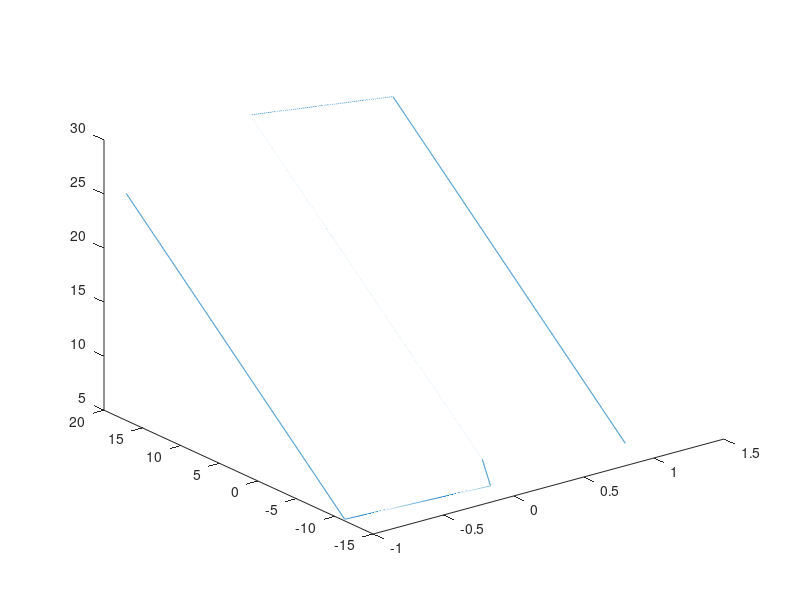

MATLAB code for this plot: (Note: this script raises an error after producing the figure.)
turbine_x=dlmread('Data/Point_to_View_Trajectory/mp_d1cm_interp_x.txt');
turbine_y=dlmread('Data/Point_to_View_Trajectory/mp_d1cm_interp_y.txt');
turbine_z=dlmread('Data/Point_to_View_Trajectory/mp_d1cm_interp_z.txt');


turbine_nx=dlmread('Data/normals/nx_inter.txt');
turbine_ny=dlmread('Data/normals/ny_inter.txt');
turbine_nz=dlmread('Data/normals/nz_inter.txt');







turbine_y=turbine_y+22;
turbine_x=turbine_x+80;
turbine_z=turbine_z-70;

length(turbine_z)
point=28800;

plot3(turbine_x(point:end),turbine_y(point:end),turbine_z(point:end))




scaling_xy=5;
scaling_z=12;








blade_x=turbine_y(point:end)/scaling_xy;
blade_y=turbine_x(point:end)/scaling_xy;
blade_z=turbine_z(point:end)/scaling_z;


blade_nx=turbine_ny(point:end);
blade_ny=turbine_nx(point:end);
blade_nz=turbine_nz(point:end);






add_x=[0:0.01:2];
add_x(:)=blade_x(1);
add_y=[0:0.01:2];
add_x(:)=blade_y(1);


add_z=[0:0.01:2];


add_nx=[0:0.01:2];
add_ny=[0:0.01:2];
add_nz=[0:0.01:2];

writematrix(blade_x, "blade_x.txt");
writematrix(blade_y, "blade_y.txt");
writematrix(blade_z, "blade_z.txt");


writematrix(blade_nx, "blade_nx.txt");
writematrix(blade_ny, "blade_ny.txt");
writematrix(blade_nz, "blade_nz.txt");



max_x=max(abs(blade_x));
max_y=max(abs(blade_y));
max_z=max(abs(blade_z));
